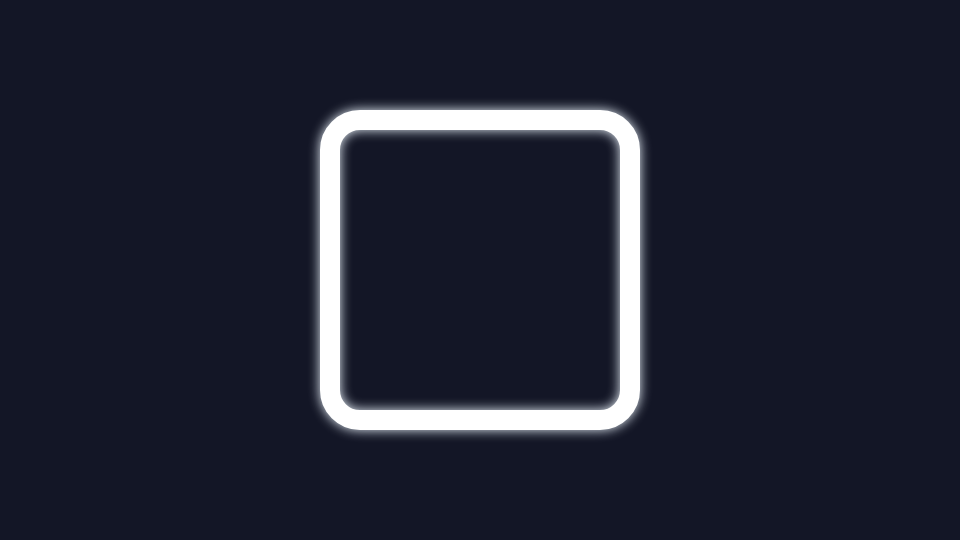
Frame 1 (no input)
Frame 60 (no input): identical to frame 1, image omitted
Frame 120 (the mouse pressed at the canvas centre since frame 60): identical to frame 1, image omitted

The p5.js sketch that drew this single still picture (run headless with seeded random() and noise() and a simulated clock; from frame 60 on, the mouse is pressed at the canvas centre):

// p5.js sketch
// ── sketch.js
function setup(){
  createCanvas(960, 540);
  colorMode(HSB, 360, 100, 100, 100);
  rectMode(CENTER);

  noFill();
  stroke(255);
  strokeWeight(20);
}

function draw(){
  background(230, 50, 15);

  drawingContext.shadowBlur = 12;
  drawingContext.shadowColor = color(207, 7, 99);
  rect(width/2, height/2, 300, 300, 30);
  // rect(width/2, height/2, 300, 300, 30);
  // rect(width/2, height/2, 300, 300, 30);
}
